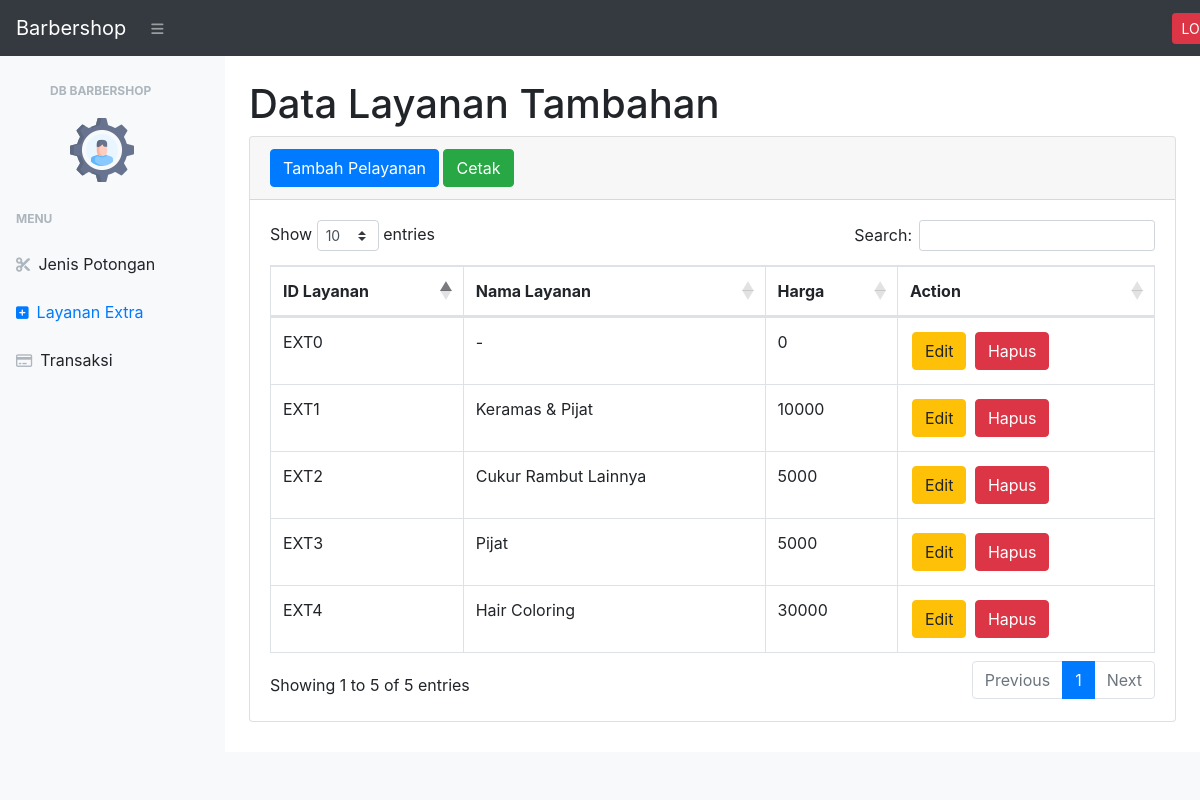
Page /dashboard/layanan_tambahan.php (signed in) on the committed database.
### tables this page shows
CREATE TABLE `layanan_tambahan` (
  `id_layanan` varchar(10) NOT NULL,
  `nama_layanan` varchar(255) NOT NULL,
  `harga_layanan` int(11) NOT NULL
);

### dashboard/layanan_tambahan.php (the view, shortened to what this page needs)
<?php
require 'functions.php';
?>
<!DOCTYPE html>
<html lang="en">
<head>
    <link href="css/styles.css" rel="stylesheet" />
    <link href="https://cdn.datatables.net/1.10.20/css/dataTables.bootstrap4.min.css" rel="stylesheet" />
</head>
<body class="sb-nav-fixed">
    <nav class="sb-topnav navbar navbar-expand navbar-dark bg-dark">
        <a class="navbar-brand" href="">Barbershop</a>
        <button class="btn btn-link btn-sm order-1 order-lg-0" id="sidebarToggle" href="#"><i class="fas fa-bars"></i></button>
        <a class="btn btn-danger btn-sm" href="../logout.php" style="margin-left: 1000px">LOGOUT</a>
    </nav>
    <div id="layoutSidenav">
        <div id="layoutSidenav_nav">
            <nav class="sb-sidenav accordion sb-sidenav-light" id="sidenavAccordion">
                <div class="sb-sidenav-menu">
                    <div class="nav">
                            <div>
                                <h3 class="sb-sidenav-menu-heading" style="margin-left: 34px;">DB Barbershop</h3>
                                <img src="assets/img/settings.png" alt="" style="margin-left: 70px;">
                            </div>
                        <div class="sb-sidenav-menu-heading">Menu</div>
                        <a class="nav-link" href="potongan_rambut.php">
                            <div class="sb-nav-link-icon"><i class="fa fa-scissors"></i></div>
                            Jenis Potongan
                        </a>
                        <a class="nav-link" href="layanan_tambahan.php">
                            <div class="sb-nav-link-icon"><i class="fa fa-plus-square"></i></div>
                            Layanan Extra
                        </a>
                        <a class="nav-link" href="transaksi.php">
                            <div class="sb-nav-link-icon"><i class="fa fa-credit-card"></i></div>
                            Transaksi
                        </a>
                    </div>
                </div>
            </nav>
        </div>
        <div id="layoutSidenav_content">
            <main>
                <div class="container-fluid">
                    <h1 class="mt-4">Data Layanan Tambahan</h1>
                    <div class="card mb-4">
                        <div class="card-header">
                            <button type="button" class="btn btn-primary" data-toggle="modal" data-target="#modaltambah">
                                Tambah Pelayanan
                            </button>
                            <a class="btn btn-success" href="cetak_layanan.php">Cetak</a>
                        </div>
                        <div class="card-body">
                            <div class="table-responsive">
                                <table class="table table-bordered" id="dataTable" width="100%" cellspacing="0">
                                    <thead>
                                        <tr>
                                            <th>ID Layanan</th>
                                            <th>Nama Layanan</th>
                                            <th>Harga</th>
                                            <th>Action</th>
                                        </tr>
                                    </thead>
                                    <tbody>
                                        <?php
                                        $tampillayanan = mysqli_query($conn, "SELECT * FROM `layanan_tambahan`");
                                        while ($data = mysqli_fetch_array($tampillayanan)) {
                                            $id_layanan = $data['id_layanan'];
                                            $nama_layanan = $data['nama_layanan'];
                                            $harga_layanan = $data['harga_layanan'];
                                        ?>
                                            <tr>
                                                <td><?= $id_layanan; ?></td>
                                                <td><?= $nama_layanan; ?></td>
                                                <td><?= $harga_layanan; ?></td>
                                                <td>
                                                    <button style="margin: 2px;" type="button" class="btn btn-warning" data-toggle="modal" data-target="#modalupdate<?= $id_layanan; ?>">Edit</button>
                                                    <button style="margin: 2px;" type="button" class="btn btn-danger" data-toggle="modal" data-target="#modaldelete<?= $id_layanan; ?>">Hapus</button>
                                                </td>
                                            </tr>
                                        <?php
                                        };
                                        ?>
                                    </tbody>
                                </table>
                            </div>
                        </div>
                    </div>
                </div>
            </main>
            <footer class="py-4 bg-light mt-auto">
            </footer>
        </div>
    </div>
</body>
</html>

### rows in the picture
layanan_tambahan: id_layanan "EXT0", nama_layanan "-", harga_layanan "0"
layanan_tambahan: id_layanan "EXT1", nama_layanan "Keramas & Pijat", harga_layanan "10000"
layanan_tambahan: id_layanan "EXT2", nama_layanan "Cukur Rambut Lainnya", harga_layanan "5000"
layanan_tambahan: id_layanan "EXT3", nama_layanan "Pijat", harga_layanan "5000"
layanan_tambahan: id_layanan "EXT4", nama_layanan "Hair Coloring", harga_layanan "30000"
